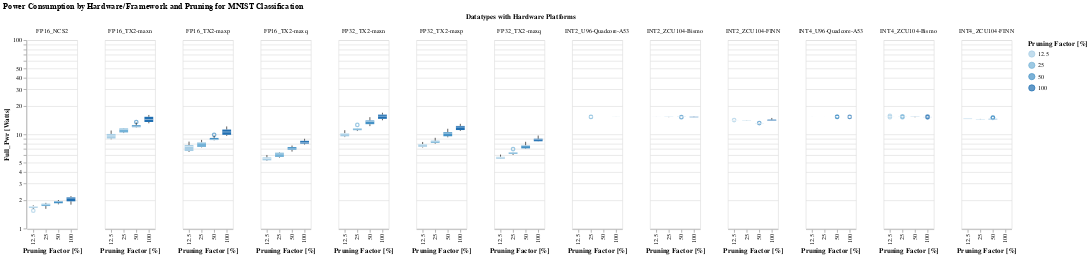

Write notebook code for a chart like this one.
### Code cell
#hide_input
#%run scripts/altair_plots.py  #run the plot script if it wasn't previously run
boxplot(df = mnist_df, 
        xaxis = xaxis,
        x_title = x_title,
        yaxis = "Full_Pwr_W", 
        y_title = "Full_Pwr [Watts]", 
        color_col = color_col, 
        color_title = color_title, 
        facet_column = facet_column , 
        facet_title = facet_title,
        title = "Power Consumption by Hardware/Framework and Pruning for MNIST Classification")

### Figure 1 — Vega-Lite specification as saved in the notebook (floating-point values rounded to 4 significant figures; data arrays with more than 128 entries replaced by an {"elided": "..."} marker saying what was removed)
{"config": {"view": {"continuousWidth": 400, "continuousHeight": 300}}, "data": {"name": "data-7a3838d8c2c31722b5bfc444648fc867"}, "facet": {"type": "nominal", "field": "datatype_model", "title": "Datatypes with Hardware Platforms"}, "spec": {"mark": "boxplot", "encoding": {"color": {"type": "ordinal", "field": "PruningFactor", "title": "Pruning Factor [%]"}, "x": {"type": "ordinal", "field": "PruningFactor", "title": "Pruning Factor [%]"}, "y": {"type": "quantitative", "field": "Full_Pwr_W", "scale": {"type": "log"}, "title": "Full_Pwr [Watts]"}}, "selection": {"selector038": {"type": "interval", "bind": "scales", "encodings": ["x", "y"]}}}, "title": "Power Consumption by Hardware/Framework and Pruning for MNIST Classification", "$schema": "https://vega.github.io/schema/vega-lite/v4.8.1.json", "datasets": {"data-7a3838d8c2c31722b5bfc444648fc867": {"elided": "406 records"}}}
